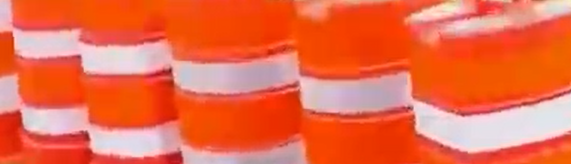
#> input picture b2.png, 571 x 164 px, given in place of obj.jpg, which was not available
$ python Task_2.py
#> lines starting #> are read from the running program, lines starting #| are printed output that depends on the picture; after the words box and inside, x2 and y2 are one past the last pixel; in counts of white or black regions, pixels touching at a corner belong together; pictures that were not available may be replaced by others from this repository, and a replacement may not be noted
import numpy as np
import cv2
import matplotlib.pyplot as plt

vid = cv2.VideoCapture("video.mp4")

ref = cv2.imread("obj.jpg")
#> ref is the input picture: shape (164, 571, 3); mean B, G, R 75.9, 108.3, 235.2
hsv_ref = cv2.cvtColor(ref, cv2.COLOR_BGR2HSV)
#> hsv_ref: shape (164, 571, 3); mean H, S, V 42.8, 173, 235.4

ref_hist = cv2.calcHist([hsv_ref], [0, 1], None, [180, 256], [0, 180, 0, 256])
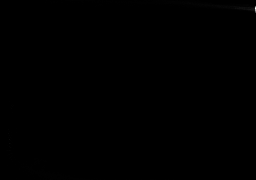
#> ref_hist: shape (180, 256) float32; min 0, max 4332, mean 2; drawn with min black and max white
cv2.normalize(ref_hist,ref_hist,0,255,cv2.NORM_MINMAX)
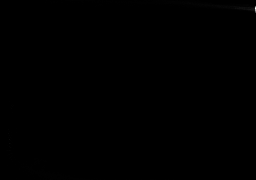
#> ref_hist: shape (180, 256) float32; 11.2% of pixels changed, all inside (x1, y1, x2, y2) = (0, 0, 256, 180)

while vid.isOpened():
    ret, original = vid.read()
    if not ret:
        print("Can't receive frame. Exiting ...")
        break
    hsv_original = cv2.cvtColor(original, cv2.COLOR_BGR2HSV)

    res = cv2.calcBackProject([hsv_original], [0, 1], ref_hist, [0, 180, 0, 256], 1)
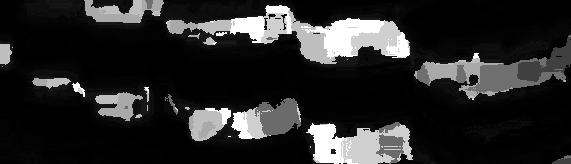
#> res: shape (164, 571); min 0, max 255, mean 40
    disc = cv2.getStructuringElement(cv2.MORPH_ELLIPSE, (5, 5))
    res_1 = cv2.filter2D(res, -1, disc)
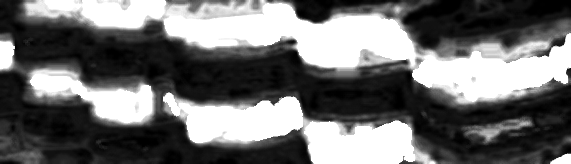
#> res_1: shape (164, 571); min 0, max 255, mean 110.9
    _, thresh = cv2.threshold(res_1, 10, 255, cv2.THRESH_BINARY)
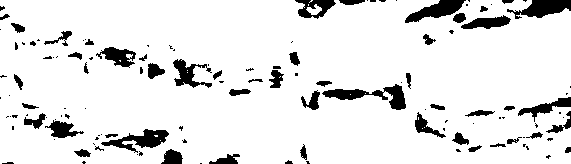
#> thresh: shape (164, 571); 90.1% white; 128 black regions (75 under 20 px), largest, box (x1, y1, x2, y2) and area: (322, 84, 406, 110) 787, (507, 0, 571, 19) 680, (101, 129, 169, 153) 676

    final = cv2.merge((thresh, thresh, thresh))
    result = cv2.bitwise_and(original, final)
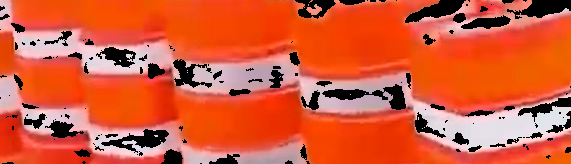
#> result: shape (164, 571, 3); mean B, G, R 59, 91.2, 212.8

    cv2.imshow('RESULT', result)

    if cv2.waitKey(1) == ord('q'):
#> (key q is pressed here)
        break
vid.release()
cv2.destroyAllWindows()
